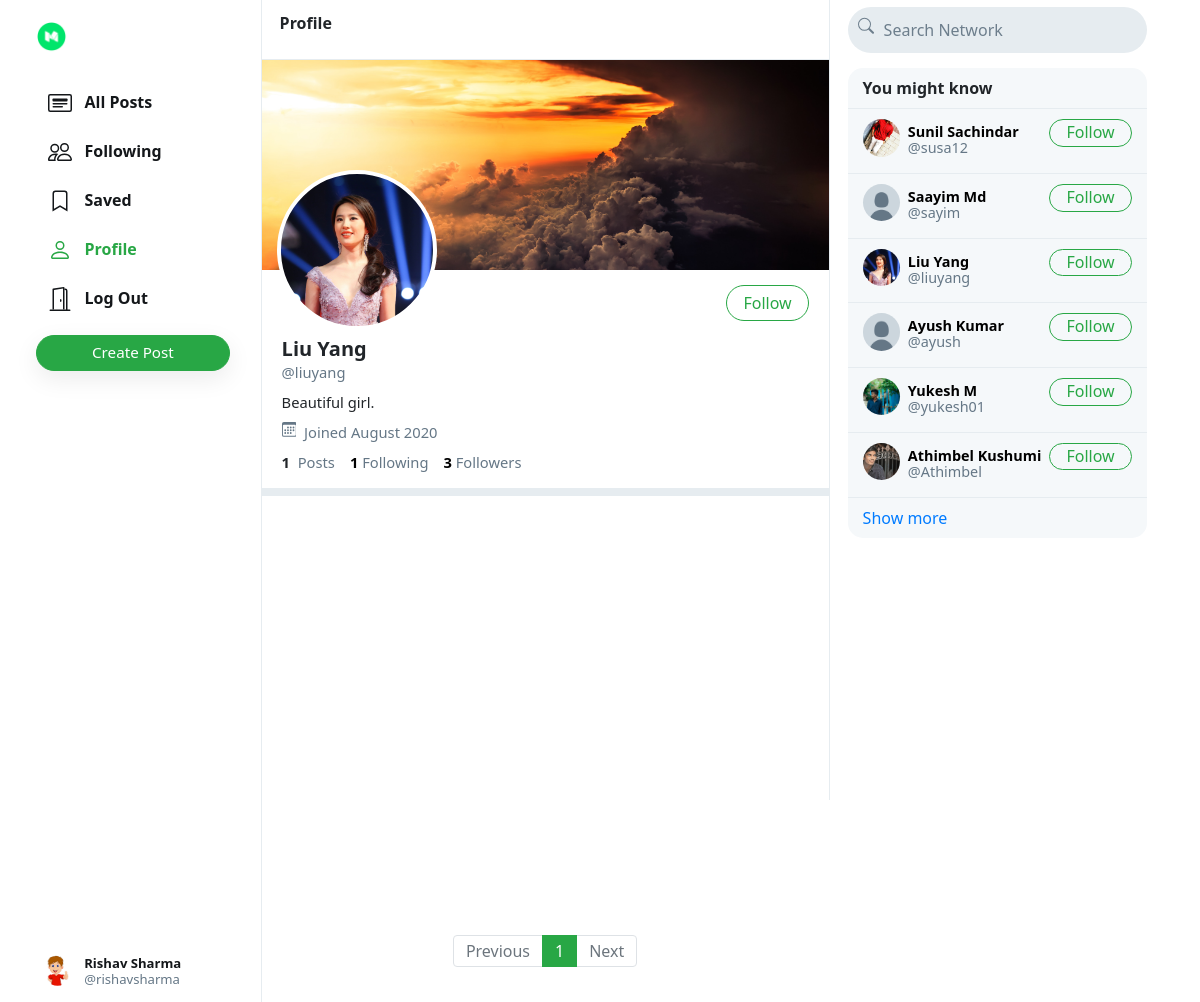
The app's page /liuyang (signed in) with its own data.
### network/models.py (models this page shows, shortened)
class User(AbstractUser):
    profile_pic = models.ImageField(upload_to='profile_pic/')
    bio = models.TextField(max_length=160, blank=True, null=True)
    cover = models.ImageField(upload_to='covers/', blank=True)

### network/views.py (the view)
# urls.py: path("<str:username>", views.profile, name='profile'),
def profile(request, username):
    user = User.objects.get(username=username)
    all_posts = Post.objects.filter(creater=user).order_by('-date_created')
    paginator = Paginator(all_posts, 10)
    page_number = request.GET.get('page')
    if page_number == None:
        page_number = 1
    posts = paginator.get_page(page_number)
    followings = []
    suggestions = []
    follower = False
    if request.user.is_authenticated:
        followings = Follower.objects.filter(followers=request.user).values_list('user', flat=True)
        suggestions = User.objects.exclude(pk__in=followings).exclude(username=request.user.username).order_by("?")[:6]
        if request.user in Follower.objects.get(user=user).followers.all():
            follower = True
    follower_count = Follower.objects.get(user=user).followers.all().count()
    following_count = Follower.objects.filter(followers=user).count()
    return render(request, 'network/profile.html', {
        "username": user,
        "posts": posts,
        "posts_count": all_posts.count(),
        "suggestions": suggestions,
        "page": "profile",
        "is_follower": follower,
        "follower_count": follower_count,
        "following_count": following_count
    })

### network/templates/network/profile.html (shortened to what this page needs)
{% extends 'network/index.html' %}
{% load static %}
{% block profile %}
    <div class="profile-view" data-user="{{username.username}}">
        <div class="cover-image" style="background-image: url(/media/{{username.cover}})"></div>
        <div class="profile-image" style="background-image: url(/media/{{username.profile_pic}})"></div>
        <div class="profile-details">
            <div>
                {% if user.username == username.username %}
                    <button class="btn btn-outline-success float-right" id="edit-profile-btn">Edit Profile</button>
                {% elif is_follower %}
                    <button class="btn btn-success float-right" onclick="unfollow_user(this,'{{username.username}}','edit_page')" id="following-btn">Following</button>
                {% else %}
                    <button class="btn btn-outline-success float-right" onclick="follow_user(this,'{{username.username}}','edit_page')" id="follow-btn">Follow</button>
                {% endif %}
            </div>
            <div class="details-data">
                <h5>{{username.first_name}} {{username.last_name}}</h5>
                <div class="grey">@{{username.username}}</div>
                <div class="bio">
                    {% if username.bio is not None %}
                        {{username.bio}}
                    {% endif %}
                </div>
                <div class="grey" style="padding: 8px 0px;">
                    &nbsp;Joined {{username.date_joined | date:"F Y"}}
                </div>
                <div>
                    <strong>
                        {{posts_count}}
                    </strong>
                    &nbsp;<span class="grey">Posts</span>
                    <a href="#">
                        <strong id="following__count">{{following_count | default:0}}</strong>&nbsp;<span class="grey">Following</span>
                    </a>
                    <a href="#">
                        <strong id="follower__count">{{follower_count | default:0}}</strong>&nbsp;<span class="grey">Followers</span>
                    </a>
                </div>
            </div>
        </div>
    </div>
    <div class="space"></div>
{% endblock %}

### network/templates/network/index.html (shortened to what this page needs)
{% extends "network/layout.html" %}
{% load static %}
{% block body %}
    <div class="main-div">
        <div class="left-div">
            <nav class="head heading">
                {% if page == 'all_posts' %}
                    All Posts
                {% elif page == 'following' %}
                    Following
                {% elif page == 'saved' %}
                    Saved
                {% elif page == 'profile' %}
                    Profile
                {% else %}
                    Explore
                {% endif %}
            </nav>
            <div class="left-div-content">
                <div class="posts-view">
                    {% block profile %}
                    {% endblock %}
                    <div class="main-div-content">
                        <nav aria-label="Page navigation example" class="pagination-bar">
                            <ul class="pagination justify-content-center">
                                {% if posts.has_previous %}
                                    <li class="page-item">
                                        <a class="page-link" href="?page={{ posts.previous_page_number | default:1}}" tabindex="-1" aria-disabled="true">Previous</a>
                                    </li>
                                {% else %}
                                    <li class="page-item disabled">
                                        <a class="page-link" href="" tabindex="-1" aria-disabled="true">Previous</a>
                                    </li>
                                {% endif %}
                                {% for each in posts.paginator.page_range %}
                                    {% if each == posts.number %}
                                        <li class="page-item active"><a class="page-link" href="?page={{each}}">{{each}}</a></li>
                                    {% else %}
                                        <li class="page-item"><a class="page-link" href="?page={{each}}">{{each}}</a></li>
                                    {% endif %}
                                {% endfor %}
                                {% if posts.has_next %}
                                    <li class="page-item">
                                        <a class="page-link" href="?page={{ posts.next_page_number }}">Next</a>
                                    </li>
                                {% else %}
                                    <li class="page-item disabled">
                                        <a class="page-link" href="">Next</a>
                                    </li>
                                {% endif %}
                            </ul>
                          </nav>
                    </div>
                </div>
            </div>
        </div>
    </div>
{% endblock %}

### network/templates/network/layout.html (shortened to what this page needs)
{% load static %}
<!DOCTYPE html>
<html lang="en">
    <head>
        <link rel="stylesheet" href="https://stackpath.bootstrapcdn.com/bootstrap/4.4.1/css/bootstrap.min.css">
        <link href="{% static 'network/styles.css' %}" rel="stylesheet">
    </head>
    <body>
        <div class="body" data-page="{{page}}">
            <div class="sidenav">
                <a href="{% url 'index' %}" class="navbar-brand">
                    <img src="{% static 'network/Images/logo.png' %}" height="31px">
                </a>
                <div style="height: 100%;">
                    <div>
                        <div>
                            <ul>
                                <li class="nav-item" id="all_posts">
                                <a href="{% url 'index' %}" class="nav-link">
                                    <div>
                                        &nbsp;&nbsp;All Posts
                                    </div>
                                </a>
                                </li>
                                {% if user.is_authenticated %}
                                    <li class="nav-item" id="following">
                                        <a href="{% url 'following' %}" class="nav-link">
                                            <div>
                                                &nbsp;&nbsp;Following
                                            </div>
                                        </a>
                                    </li>
                                    <li class="nav-item" id="saved">
                                        <a href="{% url 'saved' %}" class="nav-link">
                                            <div>
                                                <svg width="1.5em" height="1.5em" viewBox="0 0 16 16" class="bi bi-bookmark" fill="currentColor" xmlns="http://www.w3.org/2000/svg">
                                                    <path fill-rule="evenodd" d="M8 12l5 3V3a2 2 0 0 0-2-2H5a2 2 0 0 0-2 2v12l5-3zm-4 1.234l4-2.4 4 2.4V3a1 1 0 0 0-1-1H5a1 1 0 0 0-1 1v10.234z"/>
                                                  </svg>
                                                &nbsp;&nbsp;Saved
                                            </div>
                                        </a>
                                    </li>
                                    <li class="nav-item" id="profile">
                                        <a href="{% url 'profile' user.username %}" class="nav-link">
                                            <div>
                                                &nbsp;&nbsp;Profile
                                            </div>
                                        </a>
                                    </li>
                                    <li class="nav-item" id="logout">
                                        <a href="{% url 'logout' %}" class="nav-link">
                                            <div>
                                                &nbsp;&nbsp;Log Out
                                            </div>
                                        </a>
                                    </li>
                                {% endif %}
                            </ul>
                        </div>
                        {% if user.is_authenticated %}
                            <button id="popup-btn" class="btn btn-success new-post-btn" onclick="createpost()">Create Post</button>
                        {% endif %}
                    </div>
                    <div style="position: absolute; bottom: 10px;">
                        {% if user.is_authenticated %}
                            <li class="nav-item sidenav-user">
                                <a href="{% url 'profile' user.username %}" class="nav-link">
                                    <div class="user_account">
                                        <div class="small-profilepic" style="float: left; background-image: url(/media/{{user.profile_pic}})"></div>
                                        <div style="height: 2.7vw; margin: auto;">
                                            <div style="margin-top: 4px;"><strong>{{user.first_name}} {{user.last_name}}</strong></div>
                                            <div class="grey" style="margin-top: 4px;">@{{ user.username }}</div>
                                        </div>
                                    </div>
                                </a>
                            </li>
                        {% endif %}
                    </div>
                </div>
            </div>
            {% block body %}
            {% endblock %}
            <div class="right-div">
                <nav class="head">
                    <form action="#">
                        <div class="search-div">
                            <div>
                            </div>
                            <input type="text" name="query" id="search-box" placeholder="Search Network">
                        </div>
                    </form>
                </nav>
                <div class='right-div-content'>
                    <div class="space" style="background-color: white;"></div>
                    {% if user.is_authenticated %}
                        <div class="suggestion-box">
                            <div class="suggestion-header">
                                You might know
                            </div>
                            {% for suggestion in suggestions %}
                                <div class="suggestion-user">
                                    <div>
                                        <a href="{% url 'profile' suggestion.username %}">
                                            <div class="small-profilepic" style="background-image: url(/media/{{suggestion.profile_pic}})"></div>
                                        </a>
                                    </div>
                                    <div class="user-details">
                                        <a href="{% url 'profile' suggestion.username %}">
                                            <div id="user-name">
                                                <strong>
                                                    {{suggestion.first_name}} {{suggestion.last_name}}
                                                </strong>
                                            </div>
                                            <div class="grey">@{{suggestion.username}}</div>
                                        </a>
                                    </div>
                                    <div>
                                        <button class="btn btn-outline-success" type="button" onclick="follow_user(this,'{{suggestion.username}}','suggestion')">Follow</button>
                                    </div>
                                </div>
                            {% empty %}
                                    <div style="text-align: center; border-bottom: .5px solid #e6ecf0; padding: 10px 15px;">
                                        <span class="grey" style="font-size: .9em;">No suggestions available.</span>
                                    </div>
                            {% endfor %}
                            <div class="suggestion-footer">
                                <a href="#">Show more</a>
                            </div>
                        </div>
                    {% endif %}
                </div>
            </div>
        </div>
    </body>
</html>

### records on screen
User: profile_pic (picture), first_name "Rishav", last_name "Sharma", username "rishavsharma"
User: cover (picture), profile_pic (picture), first_name "Liu", last_name "Yang", username "liuyang", bio "Beautiful girl.", date_joined "August 2020"
User: profile_pic (picture), first_name "Sunil", last_name "Sachindar", username "susa12"
User: profile_pic (placeholder picture), first_name "Saayim", last_name "Md", username "sayim"
User: profile_pic (placeholder picture), first_name "Ayush", last_name "Kumar", username "ayush"
User: profile_pic (picture), first_name "Yukesh", last_name "M", username "yukesh01"
User: profile_pic (picture), first_name "Athimbel", last_name "Kushumi", username "Athimbel"

### other values on screen
{{ posts_count }} "1"
{{ following_count | default:0 }} "1"
{{ follower_count | default:0 }} "3"
{{ each }} "1"
